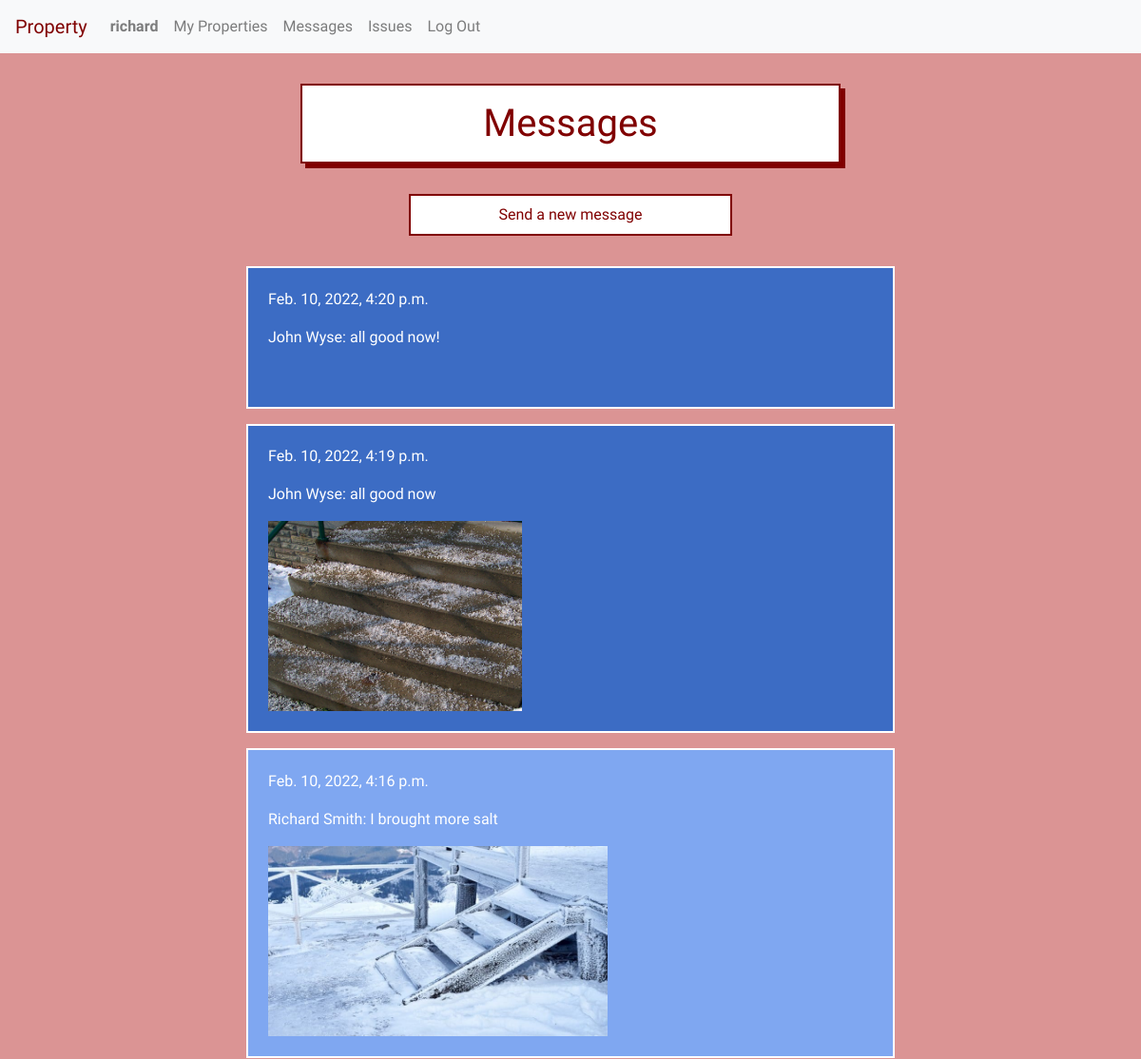
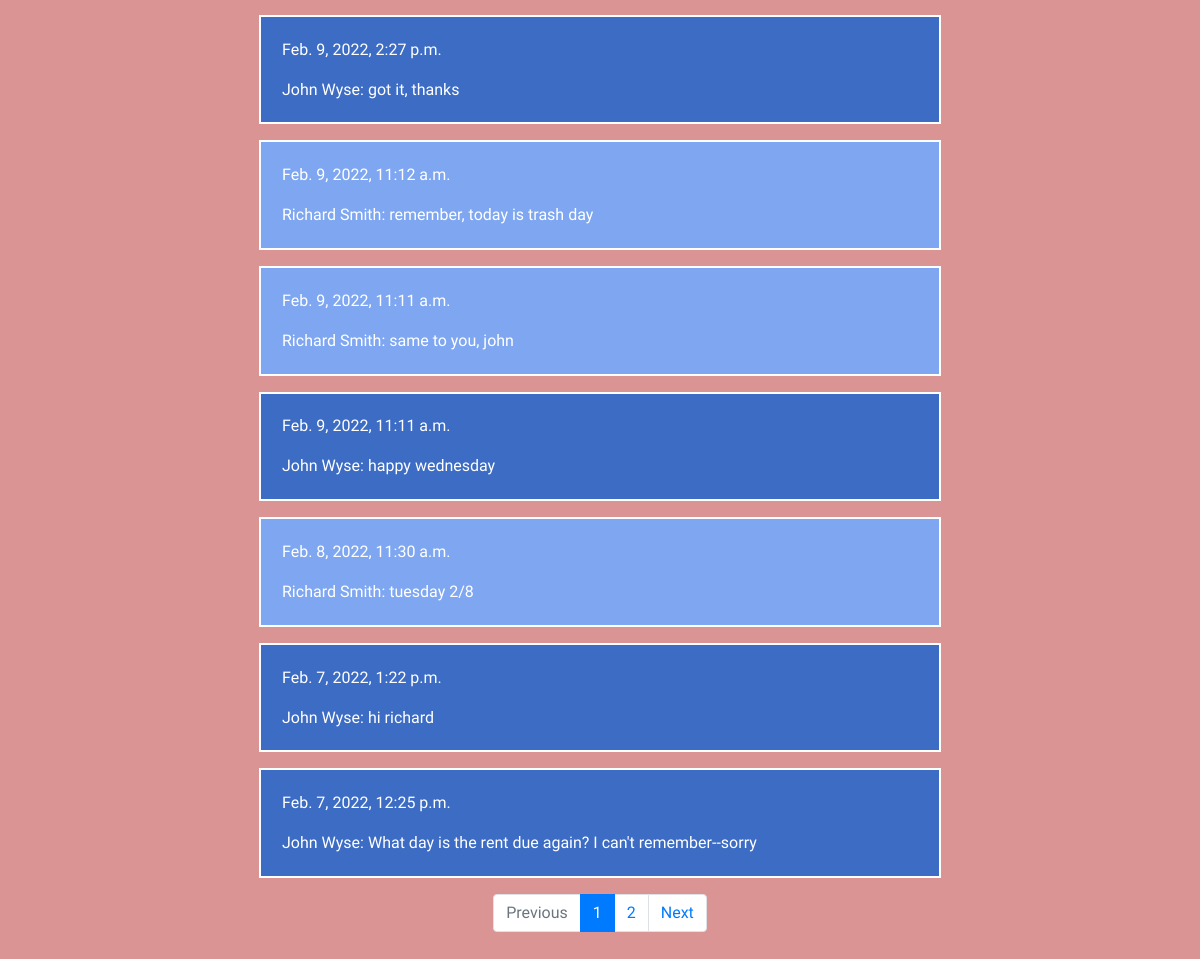
The page /unit_messages/3 (signed in) on the database as committed earlier (2 pictures, top to bottom).
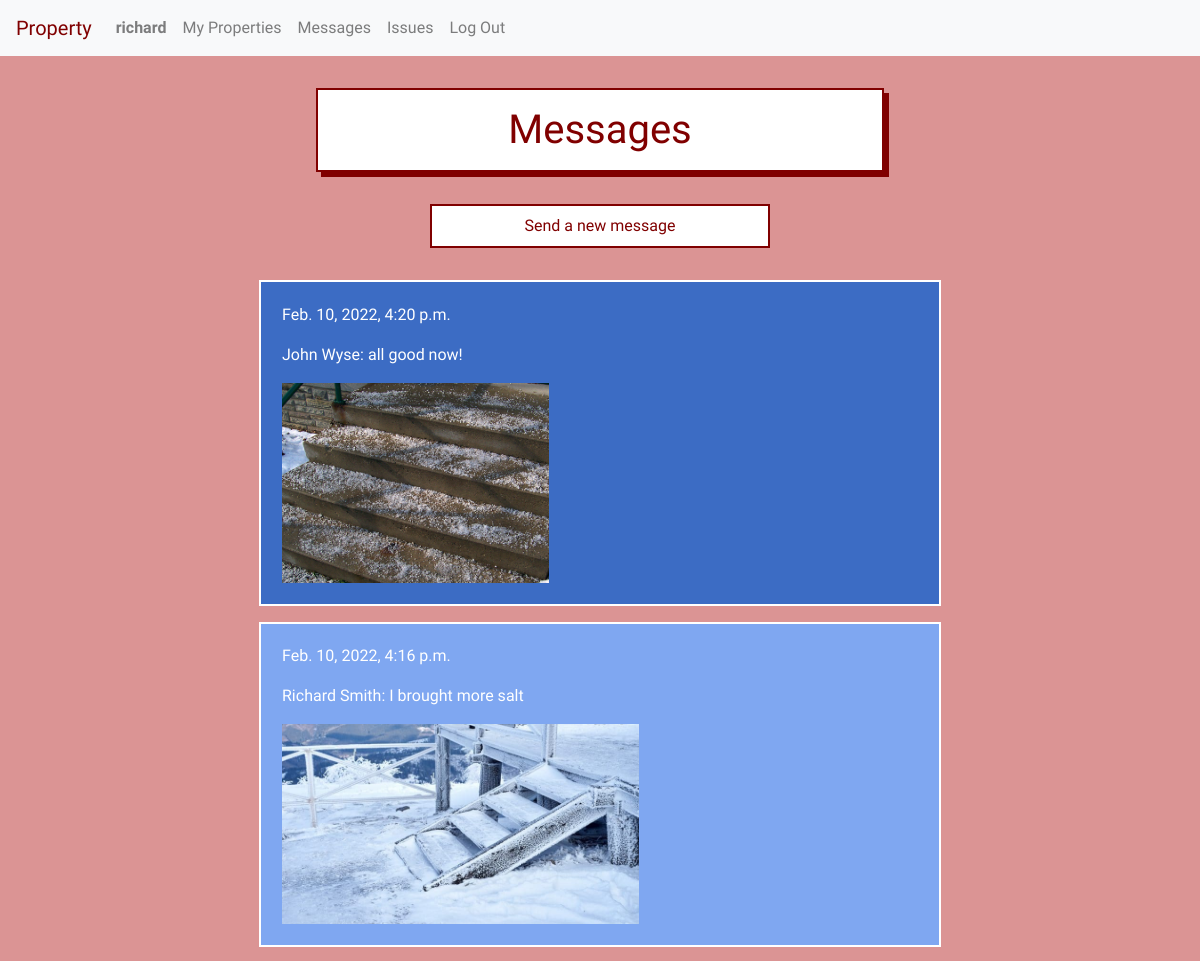
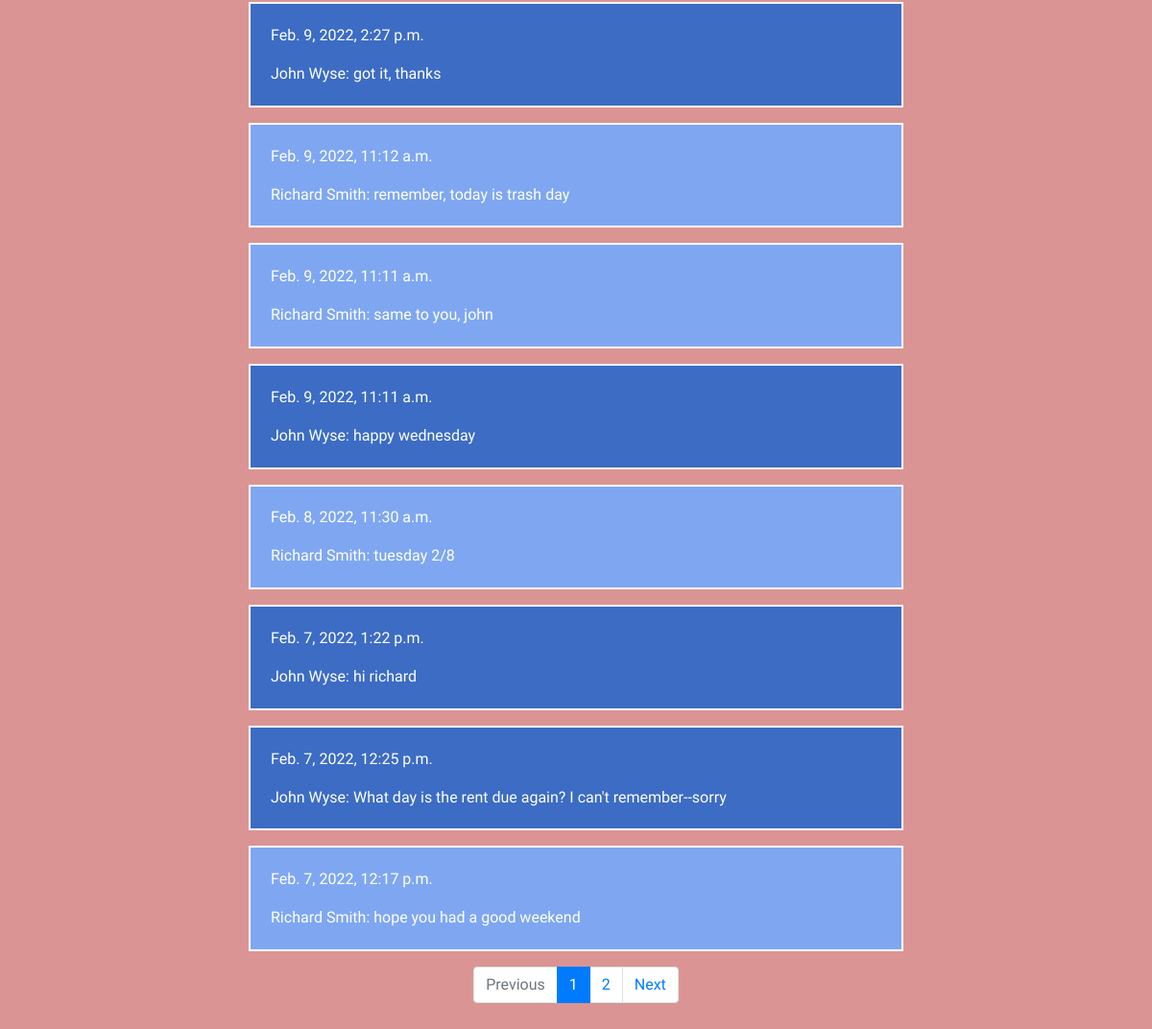
The same page on the database as committed later (2 pictures, top to bottom).
### property/models.py (models this page shows, shortened)
class User(AbstractUser):
    tenant = models.BooleanField(default=True)
    manager = models.BooleanField(default=False)
    profile_picture = models.ImageField(blank=True, null=True, upload_to='profile_images/')

class Message(models.Model):
    sender = models.ForeignKey(User, on_delete=models.CASCADE, related_name="senders")
    recipient = models.ForeignKey(User, on_delete=models.CASCADE, related_name="recipients")
    timestamp = models.DateTimeField(default=timezone.now)
    image = models.ImageField(blank=True, null=True, upload_to='message_images/')
    text = models.TextField(max_length=1000, default=" ", null=False, blank=False)
    read = models.BooleanField(default=False)

### property/views.py (the view, shortened to what this page needs)
# urls.py: path("unit_messages/<int:unit_id>", views.unit_messages, name="unit_messages"),
@login_required
def unit_messages(request, unit_id):
    if request.method == "GET":
        unit = Unit.objects.get(id=unit_id)
        if request.user.manager:
            messages = Message.objects.filter(sender=request.user).filter(recipient=unit.tenant) | Message.objects.filter(recipient=request.user).filter(sender=unit.tenant)
            ordered_messages = Message.objects.filter(id__in=messages).order_by('-timestamp')
            paginator = Paginator(ordered_messages, 10) # Show 10 messages per page.
            page_number = request.GET.get('page')
            page_obj = paginator.get_page(page_number)
            return render(request, 'property/unit_messages.html', {
                "messages": page_obj,
                "unit": unit
            })
    else:
        return render(request, 'property/error.html')

### property/templates/property/unit_messages.html (shortened to what this page needs)
{% extends "property/layout.html" %}
{% block body %}
<h1>Messages</h1>
{% if user.is_authenticated and request.user == unit.manager or request.user == unit.tenant%}
    <button onclick="show_send_message_form_block()" class="show_send_a_message_form">Send a new message</button><br>
    {% for message in messages %}
    <div class="listed-item-messages-{{message.sender.tenant}}">
        <div class="original_message_content">
            <p class="timestamp">{{ message.timestamp }}</p>
            <p id="original_content_{{message.id}}">
                {{ message.sender.first_name }} {{ message.sender.last_name }}: {{ message.text }}
            </p>
            {% if message.image %}
            <img src="{{ message.image.url }}" alt="{{ message.title }}" height=200>
            {% endif %}
        </div>
    </div>
    {% endfor %}
    <nav aria-label="Page navigation">
        <ul class="pagination justify-content-center">
          {% if messages.has_previous %}
            <li class="page-item">
              <a class="page-link" href="?page={{ messages.previous_page_number }}">Previous</a>
            </li>
          {% else %}
            <li class="page-item disabled">
              <a class="page-link" href="#" tabindex="-1" aria-disabled="True">Previous</a>
            </li>
          {% endif %}
          {% for i in messages.paginator.page_range %}
            {% if messages.number == i %}
              <li class="page-item active" aria-current="page">
                <span class="page-link">
                  {{ i }}
                </span>
              </li>
            {% else %}
              <li class="page-item"><a class="page-link" href="?page={{ i }}">{{ i }}</a></li>
            {% endif %}
          {% endfor %}
          {% if messages.has_next %}
            <li class="page-item">
              <a class="page-link" href="?page={{ messages.next_page_number }}">Next</a>
            </li>
          {% else %}
            <li class="page-item disabled">
              <a class="page-link" href="#" tabindex="-1" aria-disabled="True">Next</a>
            </li>
          {% endif %}
        </ul>
      </nav>
{% else %}
<br><br>
You don't have permission to view this page.
{% endif %}
{% endblock %}

### property/templates/property/layout.html (shortened to what this page needs)
{% load static %}
<!DOCTYPE html>
<html lang="en">
    <head>
        <link rel="stylesheet" href="https://stackpath.bootstrapcdn.com/bootstrap/4.3.1/css/bootstrap.min.css">
        <link href="{% static 'property/styles.css' %}" rel="stylesheet">
    </head>
    <body>
        {% if user.is_authenticated %}
        <nav class="navbar sticky-top navbar-expand-lg navbar-light bg-light">
            <a id="property" class="navbar-brand" href="{% url 'index' %}">Property</a>
            <div class="collapse navbar-collapse" id="navbarTogglerDemo02">
              <ul class="navbar-nav mr-auto mt-2 mt-lg-0">
                <li class="nav-item">
                    <a class="nav-link" href="{% url 'profile' %}"><strong>{{ user.username }}</strong></a>
                </li>
                {% if user.manager %}
                <li class="nav-item">
                    <a class="nav-link" href="{% url 'index' %}">My Properties</a>
                </li>
                {% endif %}
                <li class="nav-item">
                    <a class="nav-link" href="{% url 'messages' %}">Messages</a>
                </li>
                <li class="nav-item">
                    <a class="nav-link" href="{% url 'issues' %}">Issues</a>
                </li>
                <li class="nav-item">
                    <a class="nav-link" href="{% url 'logout' %}">Log Out</a>
                </li>
              </ul>
            </div>
          </nav>
        {% endif %}
        <div class="body">
        {% block body %}
        {% endblock %}
        </div>
    </body>
</html>

### property/static/property/styles.css (style rules this page uses)
:root { --blue: rgb(60, 108, 196); --lightblue: rgb(127, 167, 241); }
body { background-color: rgb(219, 148, 148); color: maroon; font-family: 'Yusei Magic', sans-serif; }
#property { color: maroon; }
a { text-decoration: none !important; }
.body { padding: 2rem; text-align: center; }
h1 { padding: 1rem; margin-bottom: 1rem; margin: auto; text-align: center; border: maroon solid 2px; background-color: white; color: maroon; display: block; box-shadow: 5px 5px; width: 50%; min-width: 350px; }
.listed-item-messages-True { padding: .3rem; margin: auto; width: 60%; min-width: 300px; margin-bottom: 1rem; text-align: center; border: white solid 2px; background-color: var(--blue); color: white; display: block; }
.listed-item-messages-False { padding: .3rem; margin: auto; width: 60%; min-width: 300px; margin-bottom: 1rem; text-align: center; border: white solid 2px; background-color: var(--lightblue); color: white; display: block; }
.show_send_a_message_form, .show_report_an_issue_form, .add-property-link { padding: 0.5rem; margin: auto; width: 30%; min-width: 200px; margin-bottom: 2rem; margin-top: 2rem; text-align: center; border: maroon solid 2px; background-color: white; color: maroon; }
.edit_message, .original_message_content { width: 80%; min-width: 250px; text-align: left; margin: 1rem; }

Rows that differ between the two databases and show on the page:
removed Message: timestamp "Feb. 10, 2022, 4:19 p.m.", sender.first_name "John", sender.last_name "Wyse", text "all good now", image (picture)
changed Message "Feb. 10, 2022, 4:20 p.m.": image: picture added
now on this page (row unchanged): Message: timestamp "Feb. 7, 2022, 12:17 p.m.", sender.first_name "Richard", sender.last_name "Smith", text "hope you had a good weekend"
